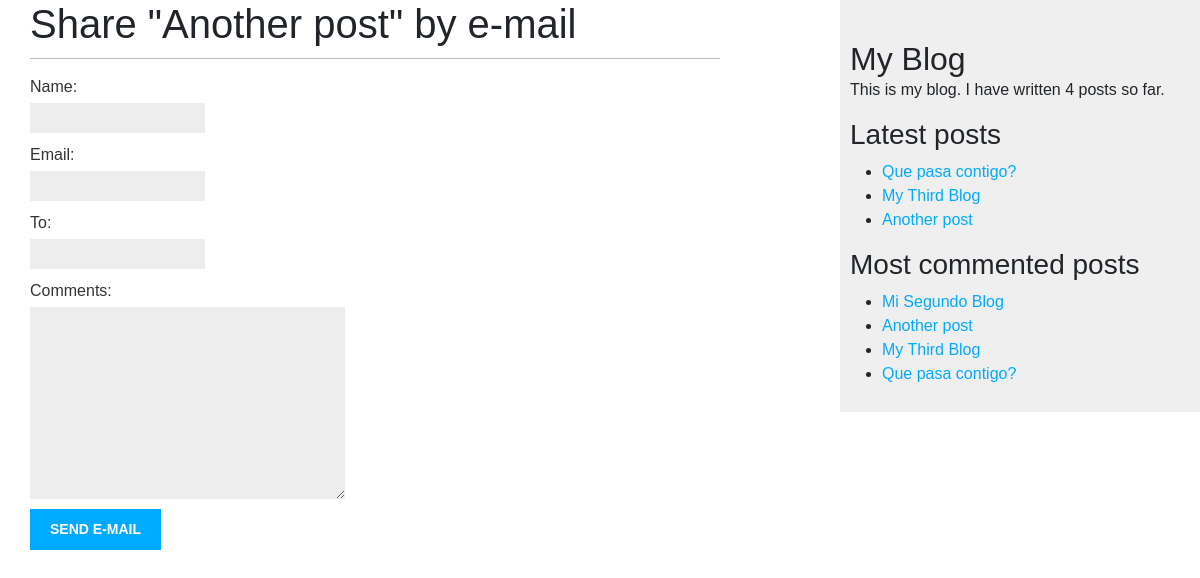
/3/share/, run on an earlier commit of the app's database.
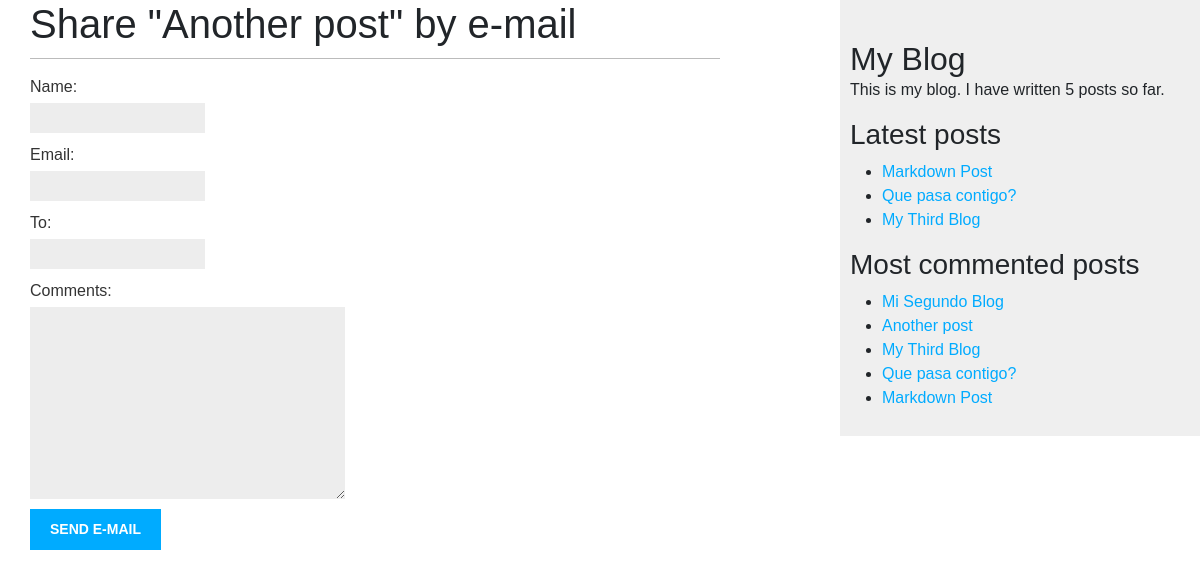
And on a later commit of the database.
### blog/models.py (models this page shows)
class Post(models.Model):
    STATUS_CHOICE = (
        ('draft', 'Draft'),
        ('published', 'Published'),
    )
    title = models.CharField(max_length=250)
    slug = models.SlugField(max_length=250, unique_for_date='publish')
    author = models.ForeignKey(
        User, on_delete=models.CASCADE, related_name='blog_posts')
    body = models.TextField()
    publish = models.DateTimeField(default=timezone.now)
    created = models.DateTimeField(auto_now_add=True)
    updated = models.DateTimeField(auto_now=True)
    status = models.CharField(
        max_length=10, choices=STATUS_CHOICE, default='draft')
    objects = models.Manager()  # The default manager
    published = PublishedManager()  # The custom manager
    tags = TaggableManager()
    def get_absolute_url(self):
        return reverse(
            'blog:post_detail', args=[
                self.publish.year,
                self.publish.month,
                self.publish.day,
                self.slug])

### blog/views.py (the view)
# urls.py: path('<int:post_id>/share/', views.post_share, name='post_share'),
def post_share(request, post_id):
    post = get_object_or_404(Post, id=post_id, status='published')
    sent = False
    if request.method == 'POST':
        form = EmailPostForm(request.POST)
        if form.is_valid():
            cd = form.cleaned_data
            post_url = request.build_absolute_uri(post.get_absolute_url())
            subject = f"{cd['name']} recommends you read" f"{post.title}"
            message = f"Read {post.title} at {post_url}\n\n" f"{cd['name']}'s \
                 comments: {cd['comments']}"
            send_mail(subject, message, 'admin@myblog.com', [cd['to']])
            sent = True
    else:
        form = EmailPostForm()
    return render(request, 'blog/post/share.html', {
        'post': post, 'form': form, 'sent': sent})

### blog/forms.py
class EmailPostForm(forms.Form):
    name = forms.CharField(max_length=25)
    email = forms.EmailField()
    to = forms.EmailField()
    comments = forms.CharField(required=False, widget=forms.Textarea)

### blog/models.py (called while the page is built)
    def get_queryset(self):
        return super(PublishedManager, self).get_queryset()\
            .filter(status='published')

### blog/templatetags/blog_tags.py (called while the page is built)
@register.simple_tag
def total_posts():
    return Post.published.count()

@register.inclusion_tag('blog/post/latest_posts.html')
def show_latest_posts(count=5):
    latest_posts = Post.published.order_by('-publish')[:count]
    return {'latest_posts': latest_posts}

@register.simple_tag
def get_most_commented_posts(count=5):
    return Post.published.annotate(
        total_comments=Count('comments')).order_by('-total_comments')[:count]

### blog/templates/blog/post/share.html (shortened to what this page needs)
{% extends 'blog/base.html' %}
{% block content %}
    {% if sent %}
        <h1>E-mail successfully sent</h1>
        <p>
            "{{ post.title }}" was successfully sent to {{ form.cleaned_data.to }}.
        </p>
    {% else %}
    <h1>Share "{{ post.title }}" by e-mail</h1>
    <form method="post">
        {{ form.as_p }}
        <input type="submit" value="Send e-mail">
    </form>
    {% endif %}
{% endblock %}

### blog/templates/blog/base.html (shortened to what this page needs)
{% load blog_tags %}
{% load static %}
<!doctype html>
<html lang="en">
<head>
    <link href="https://cdn.jsdelivr.net/npm/bootstrap@5.0.0-beta3/dist/css/bootstrap.min.css" rel="stylesheet"
>
    <link rel="stylesheet" href="{% static 'css/blog.css' %}">
</head>
<body>
    <div id="content">
        {% block content %}
        {% endblock %}
    </div>
    <div id="sidebar">
        <h2>My Blog</h2>
        <p>This is my blog. I have written {% total_posts %} posts so far.</p>
        <h3>Latest posts</h3>
        {% show_latest_posts 3 %}
        <h3>Most commented posts</h3>
        {% get_most_commented_posts as most_commented_posts %}
        <ul>
            {% for post in most_commented_posts %}
            <li>
                <a href="{{ post.get_absolute_url }}">
                    {{ post.title }}
                </a>
            </li>
            {% endfor %}
        </ul>
    </div>
  </body>
</html>

### blog/templates/blog/post/latest_posts.html
<ul>
    {% for post in latest_posts %}
        <li>
            <a href="{{ post.get_absolute_url }}">{{ post.title }}</a>
        </li>
    {% endfor %}
</ul>

What changed in the data, as far as the page shows it:
no longer on one of the page's lists (row unchanged): Post: title "Another post"
added Post: title "Markdown Post"
Also different on the page:
text no longer shown: "4"
text now shown: "5"
